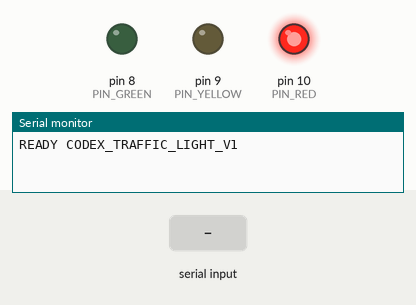
Recording of a sketch running on a simulated Arduino Uno, built with avr-gcc and run on an emulated ATmega328P. Shown: output pins drawn as LEDs (lit = HIGH), the last lines printed to the serial monitor. The inputs (shaded band) are chosen by the test bench.

Above: at 1.2 s.
1.3 s: "GREEN\n" received over Serial
At 2.5 s:
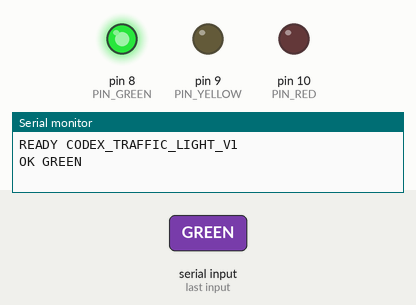
2.8 s: "YELLOW\n" received over Serial
At 3.7 s:
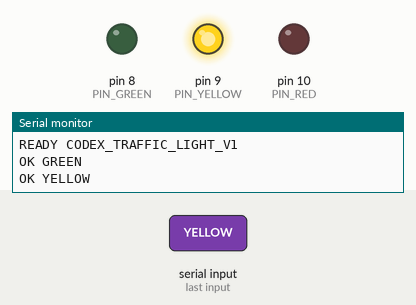
4.3 s: "OFF\n" received over Serial
At 4.8 s:
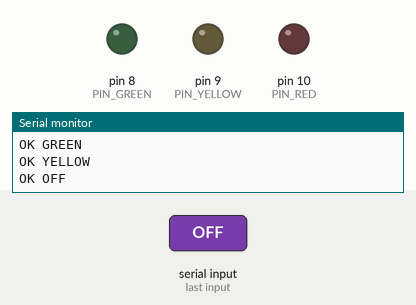
Timing chart, 0 to 20.8 s (numbered marks = the images above; inputs shaded):
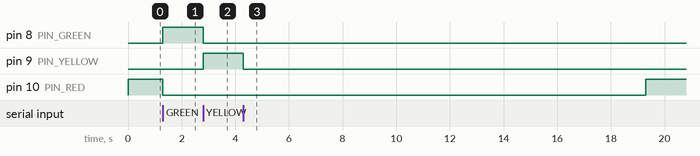

Measured:
- after the input at 1.3 s, pin 8 (PIN_GREEN): LOW → HIGH at once; pin 10 (PIN_RED): HIGH → LOW at once
- after the input at 2.8 s, pin 8 (PIN_GREEN): HIGH → LOW at once; pin 9 (PIN_YELLOW): LOW → HIGH at once
- after the input at 4.3 s, pin 9 (PIN_YELLOW): HIGH → LOW after 0.00 s instead of 13.5 s; pin 10 (PIN_RED): LOW → HIGH after 15.0 s instead of 13.5 s

The sketch:

codex_traffic_light.ino
```cpp
// Codex Traffic Light for Arduino Uno R3 / ATmega328P.
// Module pins: GRN(GND), G, Y, R.

const uint8_t PIN_GREEN = 8;
const uint8_t PIN_YELLOW = 9;
const uint8_t PIN_RED = 10;

// Most 4-pin GND/G/Y/R traffic-light modules are active HIGH.
// Change to false if your LEDs behave in reverse.
const bool ACTIVE_HIGH = true;

const unsigned long HOST_TIMEOUT_MS = 15000;
unsigned long lastHostMessageMs = 0;
String commandBuffer;

void writeLamp(uint8_t pin, bool on) {
  digitalWrite(pin, on == ACTIVE_HIGH ? HIGH : LOW);
}
void setLights(bool green, bool yellow, bool red) {
  writeLamp(PIN_GREEN, green);
  writeLamp(PIN_YELLOW, yellow);
  writeLamp(PIN_RED, red);
}

void applyCommand(String command) {
  command.trim();
  command.toUpperCase();
  lastHostMessageMs = millis();

  if (command == "GREEN") {
    setLights(true, false, false);
    Serial.println(F("OK GREEN"));
  } else if (command == "YELLOW") {
    setLights(false, true, false);
    Serial.println(F("OK YELLOW"));
  } else if (command == "RED") {
    setLights(false, false, true);
    Serial.println(F("OK RED"));
  } else if (command == "OFF") {
    setLights(false, false, false);
    Serial.println(F("OK OFF"));
  } else if (command == "PING") {
    Serial.println(F("PONG CODEX_TRAFFIC_LIGHT_V1"));
  } else if (command.length() > 0) {
    Serial.print(F("ERR UNKNOWN_COMMAND "));
    Serial.println(command);
  }
}

void setup() {
  pinMode(PIN_GREEN, OUTPUT);
  pinMode(PIN_YELLOW, OUTPUT);
  pinMode(PIN_RED, OUTPUT);
  setLights(false, false, true); // Red means idle/finished until the host reports work.

  Serial.begin(115200);
  commandBuffer.reserve(24);
  lastHostMessageMs = millis();
  Serial.println(F("READY CODEX_TRAFFIC_LIGHT_V1"));
}

void loop() {
  while (Serial.available() > 0) {
    const char c = static_cast<char>(Serial.read());
    if (c == '\n') {
      applyCommand(commandBuffer);
      commandBuffer = "";
    } else if (c != '\r' && commandBuffer.length() < 32) {
      commandBuffer += c;
    }
  }

  if (millis() - lastHostMessageMs > HOST_TIMEOUT_MS) {
    setLights(false, false, true);
  }
}
```
